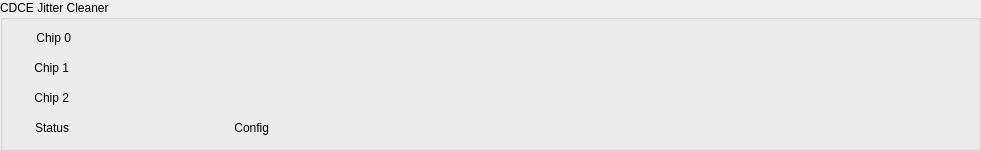
     <widget class="QGroupBox" name="groupBox">
      <property name="geometry">
       <rect>
        <x>0</x>
        <y>270</y>
        <width>981</width>
        <height>151</height>
       </rect>
      </property>
      <property name="title">
       <string>CDCE Jitter Cleaner</string>
      </property>
      <widget class="QLabel" name="label_33">
       <property name="geometry">
        <rect>
         <x>10</x>
         <y>30</y>
         <width>61</width>
         <height>16</height>
        </rect>
       </property>
       <property name="text">
        <string>Chip 0</string>
       </property>
       <property name="alignment">
        <set>Qt::AlignRight|Qt::AlignTrailing|Qt::AlignVCenter</set>
       </property>
      </widget>
      <widget class="QLabel" name="label_34">
       <property name="geometry">
        <rect>
         <x>10</x>
         <y>60</y>
         <width>59</width>
         <height>16</height>
        </rect>
       </property>
       <property name="text">
        <string>Chip 1</string>
       </property>
       <property name="alignment">
        <set>Qt::AlignRight|Qt::AlignTrailing|Qt::AlignVCenter</set>
       </property>
      </widget>
      <widget class="QLabel" name="label_35">
       <property name="geometry">
        <rect>
         <x>10</x>
         <y>90</y>
         <width>59</width>
         <height>16</height>
        </rect>
       </property>
       <property name="text">
        <string>Chip 2</string>
       </property>
       <property name="alignment">
        <set>Qt::AlignRight|Qt::AlignTrailing|Qt::AlignVCenter</set>
       </property>
      </widget>
      <widget class="QLabel" name="label_36">
       <property name="geometry">
        <rect>
         <x>10</x>
         <y>120</y>
         <width>59</width>
         <height>16</height>
        </rect>
       </property>
       <property name="text">
        <string>Status</string>
       </property>
       <property name="alignment">
        <set>Qt::AlignRight|Qt::AlignTrailing|Qt::AlignVCenter</set>
       </property>
      </widget>
      <widget class="QLabel" name="label_37">
       <property name="geometry">
        <rect>
         <x>210</x>
         <y>120</y>
         <width>59</width>
         <height>16</height>
        </rect>
       </property>
       <property name="text">
        <string>Config</string>
       </property>
       <property name="alignment">
        <set>Qt::AlignRight|Qt::AlignTrailing|Qt::AlignVCenter</set>
       </property>
      </widget>
     </widget>
